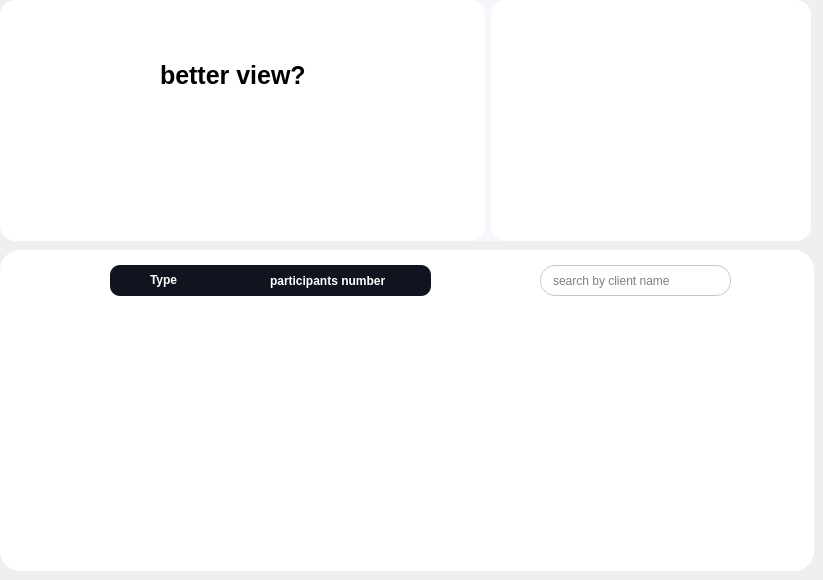
           <widget class="QWidget" name="page_13">
            <widget class="QWidget" name="table_3" native="true">
             <property name="geometry">
              <rect>
               <x>0</x>
               <y>250</y>
               <width>814</width>
               <height>321</height>
              </rect>
             </property>
             <property name="styleSheet">
              <string notr="true">background-color:white ; 
border-radius:20px ; 
</string>
             </property>
             <widget class="QTableView" name="tableView_3">
              <property name="geometry">
               <rect>
                <x>40</x>
                <y>80</y>
                <width>731</width>
                <height>171</height>
               </rect>
              </property>
              <property name="sizePolicy">
               <sizepolicy hsizetype="Preferred" vsizetype="Preferred">
                <horstretch>0</horstretch>
                <verstretch>0</verstretch>
               </sizepolicy>
              </property>
              <property name="cursor" stdset="0">
               <cursorShape>PointingHandCursor</cursorShape>
              </property>
              <property name="styleSheet">
               <string notr="true">QTableView {
    color: black;
    gridline-color: black;
    border-color: rgb(242, 128, 133);
    font: 10px;
	selection-background-color:#4AC7EA ;
}
QHeaderView::section {
    background-color: #0F141E;
    color: white;
    height: 35px;
    font: 14px;
}
</string>
              </property>
              <property name="verticalScrollBarPolicy">
               <enum>Qt::ScrollBarAsNeeded</enum>
              </property>
              <property name="horizontalScrollBarPolicy">
               <enum>Qt::ScrollBarAsNeeded</enum>
              </property>
              <property name="sizeAdjustPolicy">
               <enum>QAbstractScrollArea::AdjustToContents</enum>
              </property>
              <property name="editTriggers">
               <set>QAbstractItemView::NoEditTriggers</set>
              </property>
              <property name="showGrid">
               <bool>true</bool>
              </property>
              <property name="gridStyle">
               <enum>Qt::SolidLine</enum>
              </property>
              <property name="sortingEnabled">
               <bool>true</bool>
              </property>
              <attribute name="horizontalHeaderDefaultSectionSize">
               <number>100</number>
              </attribute>
             </widget>
             <widget class="QPushButton" name="add_formation">
              <property name="geometry">
               <rect>
                <x>20</x>
                <y>20</y>
                <width>21</width>
                <height>21</height>
               </rect>
              </property>
              <property name="cursor">
               <cursorShape>PointingHandCursor</cursorShape>
              </property>
              <property name="styleSheet">
               <string notr="true">#add_formation {
	image: url(:/icons/tsawer/plus.svg);
}
#add_formation::hover {
	image:url(:/icons/tsawer/plus_hover.svg);
cursor: pointer;
}</string>
              </property>
              <property name="text">
               <string/>
              </property>
             </widget>
             <widget class="QLineEdit" name="search_formation">
              <property name="geometry">
               <rect>
                <x>540</x>
                <y>15</y>
                <width>191</width>
                <height>31</height>
               </rect>
              </property>
              <property name="cursor">
               <cursorShape>IBeamCursor</cursorShape>
              </property>
              <property name="styleSheet">
               <string notr="true">QLineEdit {
 	background-color:transparent ;
	border-radius:15px ; 
	border:1px solid #BFC9D3; 
	padding : 0 40px 0 10px ; 
} </string>
              </property>
              <property name="placeholderText">
               <string>search by client name</string>
              </property>
             </widget>
             <widget class="QPushButton" name="search_button_f">
              <property name="geometry">
               <rect>
                <x>700</x>
                <y>15</y>
                <width>21</width>
                <height>31</height>
               </rect>
              </property>
              <property name="cursor">
               <cursorShape>PointingHandCursor</cursorShape>
              </property>
              <property name="styleSheet">
               <string notr="true">QPushButton {	
	background-color: transparent ;
	border-radius:20px ; 
	
	image: url(:/icons/tsawer/search.svg);
} 
QPushButton::hover{
cursor: pointer;
}

</string>
              </property>
              <property name="text">
               <string/>
              </property>
             </widget>
             <widget class="QPushButton" name="tri_formation">
              <property name="geometry">
               <rect>
                <x>80</x>
                <y>20</y>
                <width>21</width>
                <height>21</height>
               </rect>
              </property>
              <property name="cursor">
               <cursorShape>PointingHandCursor</cursorShape>
              </property>
              <property name="styleSheet">
               <string notr="true">QPushButton {
	image: url(:/icons/tsawer/filter.svg);
}
QPushButton::hover {
	image: url(:/icons/tsawer/filter_hover.svg);
cursor: pointer;
}</string>
              </property>
              <property name="text">
               <string/>
              </property>
             </widget>
             <widget class="QWidget" name="tri_bar_formation" native="true">
              <property name="enabled">
               <bool>true</bool>
              </property>
              <property name="geometry">
               <rect>
                <x>110</x>
                <y>15</y>
                <width>321</width>
                <height>31</height>
               </rect>
              </property>
              <property name="styleSheet">
               <string notr="true">QWidget {
 	background-color:#0F141E ;
	border-radius:10px ; 
	padding : 0 40px 0 10px ; 
}</string>
              </property>
              <widget class="QRadioButton" name="tri_typefor">
               <property name="geometry">
                <rect>
                 <x>10</x>
                 <y>5</y>
                 <width>111</width>
                 <height>20</height>
                </rect>
               </property>
               <property name="styleSheet">
                <string notr="true">QRadioButton{
	background-color:transparent ; 
	color:white ; 
	border:0px ; 
	font-weight :bold ; 
}</string>
               </property>
               <property name="text">
                <string>Type</string>
               </property>
               <property name="checkable">
                <bool>true</bool>
               </property>
              </widget>
              <widget class="QRadioButton" name="tri_nbrfor">
               <property name="geometry">
                <rect>
                 <x>130</x>
                 <y>5</y>
                 <width>211</width>
                 <height>21</height>
                </rect>
               </property>
               <property name="styleSheet">
                <string notr="true">QRadioButton{
	background-color:transparent ; 
	color:white ; 
	border:0px ; 
	font-weight :bold ; 
}</string>
               </property>
               <property name="text">
                <string>participants number</string>
               </property>
              </widget>
             </widget>
             <widget class="QPushButton" name="pdf_formation">
              <property name="geometry">
               <rect>
                <x>50</x>
                <y>20</y>
                <width>21</width>
                <height>21</height>
               </rect>
              </property>
              <property name="cursor">
               <cursorShape>PointingHandCursor</cursorShape>
              </property>
              <property name="styleSheet">
               <string notr="true">QPushButton {
	image: url(:/icons/tsawer/download.svg);
}
QPushButton::hover {
	
	image: url(:/icons/tsawer/download_hover.svg);
cursor: pointer;
}</string>
              </property>
              <property name="text">
               <string/>
              </property>
             </widget>
             <widget class="QPushButton" name="mailing">
              <property name="geometry">
               <rect>
                <x>440</x>
                <y>20</y>
                <width>93</width>
                <height>28</height>
               </rect>
              </property>
              <property name="styleSheet">
               <string notr="true">#mailing {
	image: url(:/icons/tsawer/mail.svg);
}
#mailing::hover {
	image:url(:/icons/tsawer/mail.svg);
cursor: pointer;
}</string>
              </property>
              <property name="text">
               <string/>
              </property>
             </widget>
             <widget class="QPushButton" name="star">
              <property name="geometry">
               <rect>
                <x>740</x>
                <y>20</y>
                <width>93</width>
                <height>28</height>
               </rect>
              </property>
              <property name="styleSheet">
               <string notr="true">#star {
	image: url(:/icons/tsawer/star.svg);
}
#star::hover {
	image:url(:/icons/tsawer/star.svg);
cursor: pointer;
}</string>
              </property>
              <property name="text">
               <string/>
              </property>
             </widget>
            </widget>
            <widget class="QWidget" name="others_4" native="true">
             <property name="geometry">
              <rect>
               <x>0</x>
               <y>0</y>
               <width>811</width>
               <height>241</height>
              </rect>
             </property>
             <property name="maximumSize">
              <size>
               <width>16777215</width>
               <height>285</height>
              </size>
             </property>
             <property name="styleSheet">
              <string notr="true">background-color:#F7F6FC   ; 
border-radius:20px ; 
</string>
             </property>
             <layout class="QHBoxLayout" name="horizontalLayout_13">
              <item>
               <widget class="QWidget" name="widget_11" native="true">
                <property name="styleSheet">
                 <string notr="true">background-color:white ; 
border-radius:15px ; </string>
                </property>
                <widget class="QLabel" name="label_91">
                 <property name="geometry">
                  <rect>
                   <x>160</x>
                   <y>40</y>
                   <width>211</width>
                   <height>71</height>
                  </rect>
                 </property>
                 <property name="styleSheet">
                  <string notr="true">	font-size: 25px ; 
	font-weight:bold ; </string>
                 </property>
                 <property name="text">
                  <string>better view?</string>
                 </property>
                </widget>
                <widget class="QPushButton" name="pushButton_5">
                 <property name="geometry">
                  <rect>
                   <x>280</x>
                   <y>140</y>
                   <width>121</width>
                   <height>41</height>
                  </rect>
                 </property>
                 <property name="styleSheet">
                  <string notr="true">QPushButton {
 
	image: url(:/icons/tsawer/calendar (1).svg);
}

QPushButton::hover {
	
	image: url(:/icons/tsawer/calendar.svg);
cursor: pointer;
}</string>
                 </property>
                 <property name="text">
                  <string/>
                 </property>
                </widget>
                <widget class="QPushButton" name="pushButton_6">
                 <property name="geometry">
                  <rect>
                   <x>82</x>
                   <y>147</y>
                   <width>111</width>
                   <height>31</height>
                  </rect>
                 </property>
                 <property name="styleSheet">
                  <string notr="true">QPushButton {
 
	image: url(:/icons/tsawer/grid.svg);
}

QPushButton::hover {
	
	image: url(:/icons/tsawer/grid (1).svg);
cursor: pointer;
}</string>
                 </property>
                 <property name="text">
                  <string/>
                 </property>
                </widget>
               </widget>
              </item>
              <item>
               <widget class="QWidget" name="donut_5" native="true">
                <property name="maximumSize">
                 <size>
                  <width>320</width>
                  <height>16777215</height>
                 </size>
                </property>
                <property name="styleSheet">
                 <string notr="true">background-color:white ; 
border-radius:15px ; </string>
                </property>
                <layout class="QHBoxLayout" name="horizontalLayout_14">
                 <item>
                  <layout class="QHBoxLayout" name="horizontalLayout_15">
                   <item>
                    <widget class="QLabel" name="donut_6">
                     <property name="styleSheet">
                      <string notr="true">#username {
	background-color:transparent ; 
	color:black ; 
	font-size:13px ; 
}</string>
                     </property>
                     <property name="text">
                      <string/>
                     </property>
                    </widget>
                   </item>
                  </layout>
                 </item>
                </layout>
               </widget>
              </item>
             </layout>
            </widget>
           </widget>
